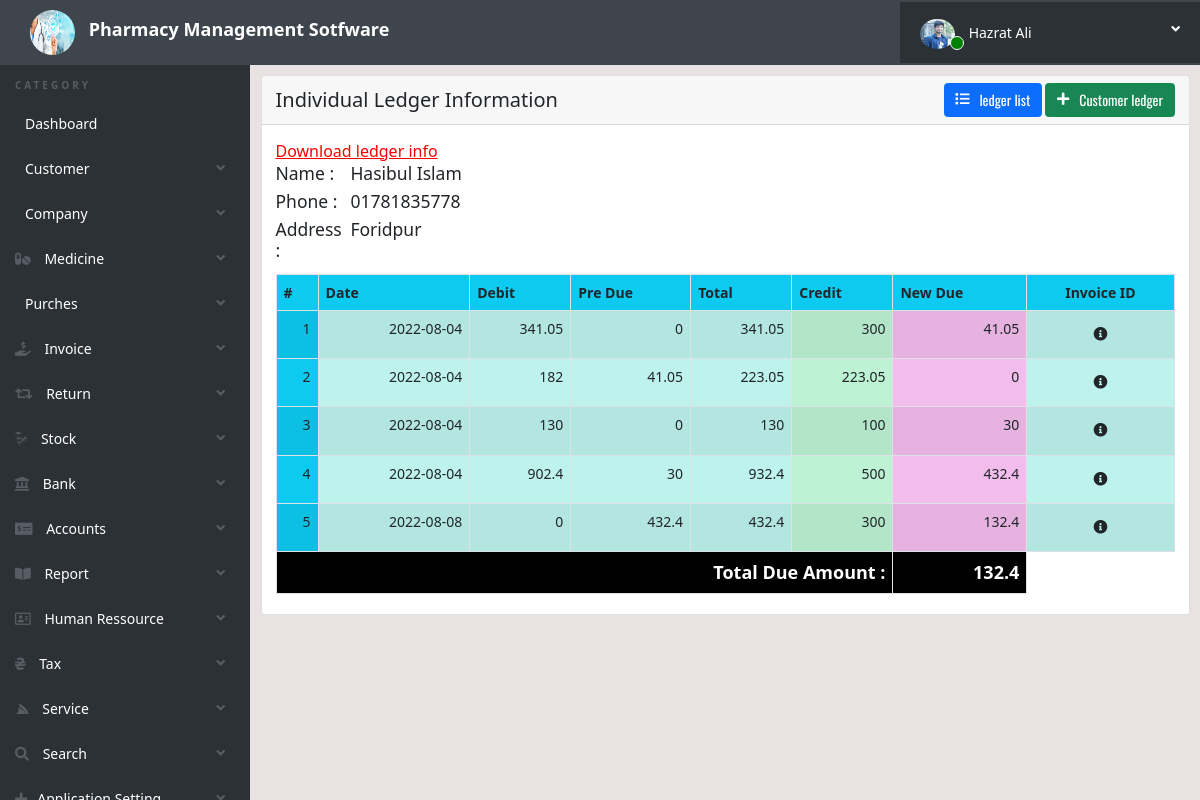
The page /custldinfo.php?custId=6 (signed in) on the database its author committed.
### tables this page shows
CREATE TABLE `user_info` (
  `ID` int(11) NOT NULL,
  `UserId` varchar(20) NOT NULL,
  `NidNumber` varchar(40) NOT NULL,
  `Name` varchar(40) NOT NULL,
  `FName` varchar(40) NOT NULL,
  `MName` varchar(404) NOT NULL,
  `Phone1` varchar(40) NOT NULL,
  `Phone2` varchar(40) NOT NULL,
  `Email1` varchar(40) NOT NULL,
  `Email2` varchar(40) NOT NULL,
  `Address` text NOT NULL,
  `Photo` varchar(40) NOT NULL,
  `Date` timestamp NOT NULL DEFAULT current_timestamp() ON UPDATE current_timestamp(),
  `Status` int(2) NOT NULL
);

CREATE TABLE `customertable` (
  `ID` int(11) NOT NULL,
  `Name` varchar(200) NOT NULL,
  `Phone` varchar(30) NOT NULL,
  `Email` varchar(100) NOT NULL,
  `Address` text NOT NULL,
  `Photo` varchar(150) NOT NULL,
  `DateTime` datetime DEFAULT current_timestamp() ON UPDATE current_timestamp(),
  `UpDateTime` datetime NOT NULL,
  `Status` int(2) NOT NULL
);

CREATE TABLE `customerledger` (
  `ID` int(3) NOT NULL,
  `AdminID` text NOT NULL,
  `CustomerID` text NOT NULL,
  `InvoiceId` int(11) NOT NULL,
  `Debit` float NOT NULL,
  `PreDue` float NOT NULL,
  `Total` float NOT NULL,
  `Credit` float NOT NULL,
  `NewDue` float NOT NULL,
  `Status` int(1) NOT NULL,
  `Comments` text NOT NULL,
  `Date` date NOT NULL DEFAULT current_timestamp()
);

### custldinfo.php (the view, shortened to what this page needs)
<?php
include('includes/config.php');
 ?>
<!doctype html>
<html lang="en" class="no-js">
<head>
	<link rel="stylesheet" href="https://pro.fontawesome.com/releases/v5.10.0/css/all.css"/>
    <link href="https://cdnjs.cloudflare.com/ajax/libs/typicons/2.1.2/typicons.min.css" rel="stylesheet">
	<link href="https://cdn.jsdelivr.net/npm/bootstrap@5.1.3/dist/css/bootstrap.min.css" rel="stylesheet">
	<link rel="stylesheet" href="https://cdn.datatables.net/1.11.3/css/dataTables.bootstrap5.min.css">
	<link rel="stylesheet" href="css/fileinput.min.css">
	<link rel="stylesheet" href="css/awesome-bootstrap-checkbox.css">
    <link href="https://cdn.jsdelivr.net/npm/bootstrap@5.1.3/dist/css/bootstrap.min.css" rel="stylesheet">
	<link rel="stylesheet" href="css/style.css">
</head>
<body>
	<?php include('includes/header.php');?>
	<div class="ts-main-content">
		<?php include('includes/leftbar.php');?>
		<div class="content-wrapper">
			<div class="container-fluid">
				<div class="row">
					<div class="col-md-12">
						<div class="card">
							<div  class="card-header">
                                <div class="d-flex justify-content-between align-items-center h-100px">
		  							<div style="font-size: 20px; " class="bg-primary;">
										Individual Ledger Information
									</div>
									<div >
                                    <a href="customer_ledger.php" class="btn btn-primary mr-3"><i class="fas fa-list mr-2" style="margin-right: 10px;"></i>ledger list</a>
									<button type="button" class="btn btn-success mr-3"><i class="fas fa-plus mr-2" style="margin-right: 10px;"></i>Customer ledger</button>
									</div>
								</div>
                            </div>
							<div class="card-body">
                                <a href="#" style="color:red; font-size:16px;">Download ledger info</a>
								<table id="zctb" class="display table table-striped table-bordered table-hover" cellspacing="0">
								<?php
									$id = $_GET['custId'];
									$sql = "SELECT Name,Address, Phone FROM customertable WHERE ID=:id";
									$query = $dbh -> prepare($sql);
									$query->bindParam(':id',$id,PDO::PARAM_STR);
									$query->execute();
									$result2=$query->fetch(PDO::FETCH_OBJ);
									?>
									<div class="row">
										<div class="col-12  d-flex">
											<div class="col-4 col-sm-3 col-md-3 col-lg-2 col-xl-1">
												<h5 class="">Name : </h5>
												<h5 class="">Phone : </h5>
												<h5 class="">Address : </h5>
											</div>
											<div class="col-6">
												<h5 class=""><?php echo htmlentities($result2->Name);?></h5>
												<h5 class=""><?php echo htmlentities($result2->Phone);?></h5>
												<h5 class=""><?php echo htmlentities($result2->Address);?></h5>
											</div>
										</div>
									</div>
									<thead class="bg-info">
										<tr class="text-end">
										    <th>#</th>
                                            <th>Date</th>
											<th>Debit</th>
											<th>Pre Due</th>
											<th>Total</th>
											<th>Credit</th>
											<th>New Due</th>
											<th class="text-center">Invoice ID</th>
										</tr>
									</thead>
									<tbody>
                                        <?php
                                        $cnt=1;
										$id = $_GET['custId'];
										$sql = "SELECT * from customerledger WHERE CustomerID=:id";
										$query = $dbh -> prepare($sql);
										$query->bindParam(':id',$id,PDO::PARAM_STR);
										$query->execute();
										$results=$query->fetchAll(PDO::FETCH_OBJ);
                                        if($query->rowCount() > 0)
                                        {
											foreach($results as $result)
											{				?>
											<tr class="text-end">
												<td class="bg-info"><?php echo htmlentities($cnt);?></td>
												<td style="background-color: rgb(189, 242, 237);"><?php echo $result->Date;?></td>
												<td style="background-color: rgb(189, 242, 237);"><?php echo htmlentities($result->Debit);?></td>
												<td style="background-color: rgb(189, 242, 237);"><?php echo htmlentities($result->PreDue);?></td>
												<td style="background-color: rgb(189, 242, 237);"><?php echo htmlentities($result->Total);?></td>
												<td style="background-color: rgb(189, 242, 212);"><?php echo htmlentities($result->Credit);?></td>
												<td style="background-color: rgb(242, 189, 236);"><?php echo htmlentities($result->NewDue);?></td>
												<td style="background-color: rgb(189, 242, 237);" class="text-center"><p class="btn" id="invoice-<?php echo htmlentities($result->InvoiceId);?>"><i class="fa fa-info-circle" aria-hidden="true"></i></p></td>
											</tr>
										<?php $cnt=$cnt+1; }?>
										<tr>
											<td class="text-end text-lg bg-black text-white fw-bold" colspan='6'>Total Due Amount :</td>
											<td class="text-end text-lg bg-black text-white fw-bold"><?php echo htmlentities($result->NewDue);?></td>
										</tr>
										<?php
									} ?>
									</tbody>
								</table>
							</div>
						</div>
					</div>
				</div>
			</div>
		</div>
	</div>
</body>
</html>

### includes/header.php (shortened to what this page needs)
<?php
	$userId= $_SESSION['alogin'];
	$sql = "SELECT user_info.Name, user_info.Photo, admin.UserName,admin.Position, admin.ActiveStatus FROM user_info
	INNER JOIN admin ON admin.UserId = user_info.UserId WHERE admin.UserId=:userid";
	$query = $dbh -> prepare($sql);
	$query->bindParam(':userid',$userId,PDO::PARAM_STR);
	$query->execute();
	$result=$query->fetch(PDO::FETCH_OBJ);
?>
<div class="brand d-flex justify-content-between align-items-center">
	<div class="">
		<img class="brand-logo" src="./img/pms.jpg" alt="">
		<a  href="dashboard.php" style=" font-size:large;" class="title d-none d-md-inline-block d-lg-inline-block d-xl-inline-block d-xxl-inline-block" >Pharmacy Management Sotfware </a>
		</div>
		<ul class="ts-profile-nav">
			<li class="ts-account">
				<a type="button" class=" position-relative">
				<img src="./UserPhoto/<?php echo $result->Photo ?>" class="ts-avatar hidden-side" alt=""> <?php echo $result->Name?> <i class="fa fa-angle-down hidden-side"></i>
					<span style="margin-left: -82px; margin-top:14px; padding:6px" class="position-absolute active-status border border-light rounded-circle">
					</span>
				</a>
			</li>
		</ul>
	</div>

### css/style.css (style rules this page uses)
html { font-size: 14px; }
@media only screen and (min-width: 480px) { html { font-size: 17px; } }
@media only screen and (min-width: 768px) { html { font-size: 14px; } }
@media only screen and (min-width: 1024px) { p { font-size: 1em; margin-bottom: -.011em; } }
* { scroll-behavior: smooth; }
body { font-size: 1em; background-color: rgba(223, 214, 214, 0.7); }
a { color: #37a6c4; }
.btn { font-family: 'Oswald', sans-serif; }
.btn i { position: relative; top: -2px; }
.text-lg { font-size: 18px; }
.text-white, .text-light { color: #fff !important; }
ul, li { margin: 0; padding: 0; list-style: none; }
.btn { text-transform: none; }
.brand { background: #3e454c; position: relative; z-index: 35; position: fixed; width: 100%; top: 0px; }
.title { text-decoration: none; color: white; font-weight: bold; font-size: 20px; }
.brand-logo { margin-left: 20px; width: 65px; height: 65px; padding: 10px; border-radius: 50%; }
.brand .ts-profile-nav { float: right; display: none; }
.brand .ts-profile-nav li { float: left; position: relative; }
.brand .ts-profile-nav li a { display: block; padding: 20px; color: #fff; }
.brand .ts-profile-nav .ts-account .fa-angle-down { float: right; }
.brand .ts-profile-nav .ts-account > a { width: 300px; text-decoration: none; background: #2c3136; }
.brand .ts-profile-nav .ts-account .ts-avatar { border-radius: 50%; height: 30px; width: 35px; margin: -10px 0; text-align: right; margin-right: 10px; }
@media only screen and (min-width: 992px) { .brand .ts-profile-nav { display: block; } }
.ts-main-content .content-wrapper { padding-top: 15px; margin-top: 60px; }
@media only screen and (min-width: 992px) { .ts-main-content .content-wrapper { margin-left: 250px; } }

### includes/header.php (style rules this page uses)
.active-status { background-color: green; }

### rows shown on the page
user_info: Photo (picture), Name "Hazrat Ali"
customertable: Name "Hasibul Islam", Phone "01781835778", Address "Foridpur"
customerledger: Date "2022-08-04", Debit "341.05", PreDue "0", Total "341.05", Credit "300", NewDue "41.05"
customerledger: Date "2022-08-04", Debit "182", PreDue "41.05", Total "223.05", Credit "223.05", NewDue "0"
customerledger: Date "2022-08-04", Debit "130", PreDue "0", Total "130", Credit "100", NewDue "30"
customerledger: Date "2022-08-04", Debit "902.4", PreDue "30", Total "932.4", Credit "500", NewDue "432.4"
customerledger: Date "2022-08-08", Debit "0", PreDue "432.4", Total "432.4", Credit "300", NewDue "132.4"
